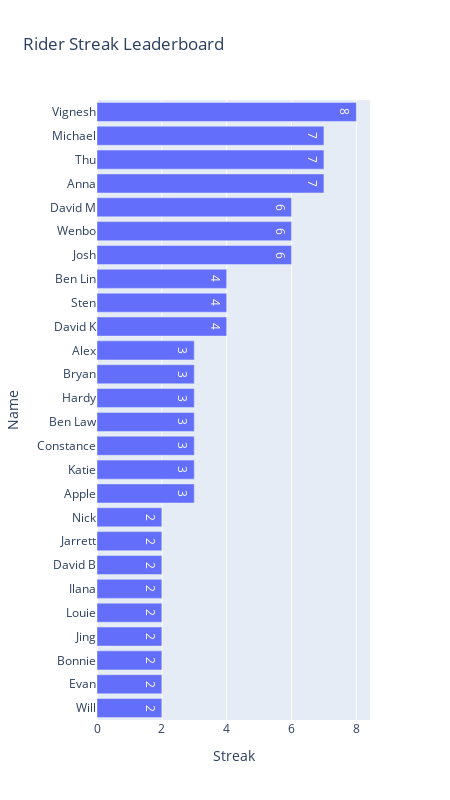

The notebook cell this image was saved under:
### Code cell
fig = px.bar(attendance_regular, y="Name", x="Streak", title="Rider Streak Leaderboard", text_auto=True)
fig.update_layout(
    width=450,
    height=800,
    barmode='stack', 
    yaxis={'categoryorder':'total ascending'})

fig.show()

### Figure 1 — Plotly figure (JSON) as saved in the notebook; plotly's stock layout.template omitted (floating-point values rounded to 4 significant figures)
{"data": [{"alignmentgroup": "True", "hovertemplate": "Streak=%{x}<br>Name=%{y}<extra></extra>", "legendgroup": "", "marker": {"color": "#636efa", "pattern": {"shape": ""}}, "name": "", "offsetgroup": "", "orientation": "h", "showlegend": false, "textposition": "auto", "texttemplate": "%{x}", "type": "bar", "x": [7, 4, 6, 6, 4, 6, 2, 3, 3, 4, 3, 2, 7, 8, 7, 2, 3, 2, 3, 2, 2, 3, 3, 2, 2, 2], "xaxis": "x", "y": ["Anna", "David K", "Josh", "Wenbo", "Sten", "David M", "Will", "Apple", "Katie", "Ben Lin", "Constance", "Evan", "Thu", "Vignesh", "Michael", "Bonnie", "Ben Law", "Jing", "Hardy", "Louie", "Ilana", "Bryan", "Alex", "David B", "Jarrett", "Nick"], "yaxis": "y"}], "layout": {"barmode": "stack", "height": 800, "legend": {"tracegroupgap": 0}, "title": {"text": "Rider Streak Leaderboard"}, "width": 450, "xaxis": {"anchor": "y", "domain": [0, 1], "title": {"text": "Streak"}}, "yaxis": {"anchor": "x", "categoryorder": "total ascending", "domain": [0, 1], "title": {"text": "Name"}}}}
